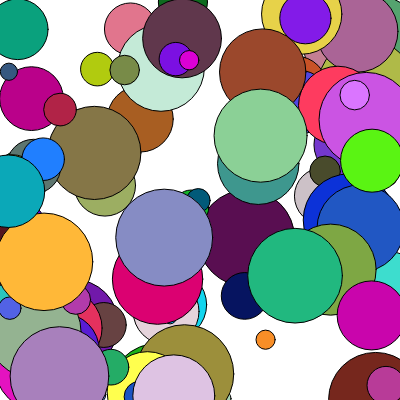
Frame 1 (no input)
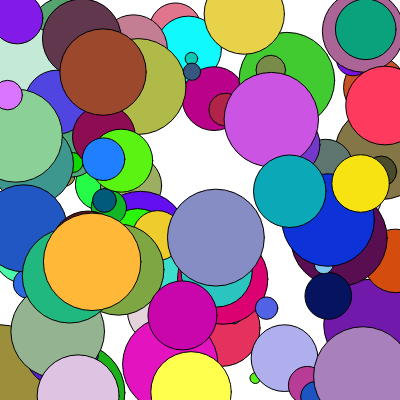
Frame 60 (no input)
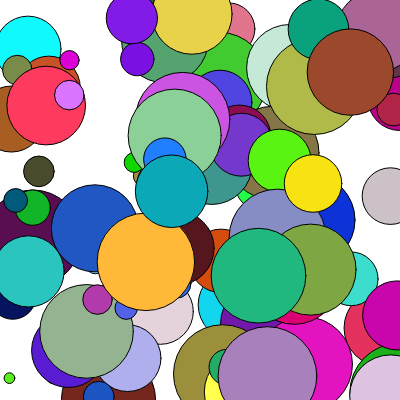
Frame 120 (the mouse pressed at the canvas centre since frame 60)

The p5.js sketch that drew these frames (run headless with seeded random() and noise() and a simulated clock; from frame 60 on, the mouse is pressed at the canvas centre):

// p5.js sketch
// ── sketch.js
var bubbleX = 0;
var bubbleY = 200;
var bubbleSize = 200;

var bubble0;
var bubble1;

var bubbles = [];



function setup() {
	createCanvas(400,400);
	bubble0 = new bubble(100,100,100);
	bubble1 = new bubble(200,200,100);
	
	for(var i = 0; i < 100; i++){
		bubbles.push(new bubble(random(width), random(height), random(10,100), random(1,10)));
	}
	console.log(bubbles.length);
	
}



function draw() {
	background(255);
	
//	bubble0.display();
//	bubble0.move();
//	var checkBubble = bubble0.checkPos();
//	if(checkBubble == true){
//		bubble0.x = 0; 
//	}
//	
//	bubble1.display();
//	bubble1.move();
//	var checkBubble1 = bubble1.checkPos();
//	if(checkBubble1 == true){
//		bubble1.x = 0; 
//	}
//	
//	bubbles[0].display();
//	bubbles[0].move();
	
	for(var i = 0; i < bubbles.length; i++){
		bubbles[i].display();
		bubbles[i].move();
			var checkBubble = bubbles[i].checkPos();
			if(checkBubble == true){
				bubbles[i].x = 0;
		}
	}
//	
//	display();
//	move();
//	console.log(checkPos());
//	var checking = checkPos(); //has two values true or false
//	
//	if(checking == true){
//		bubbleX = 0; 
//	}
//	
//	if(mouseIsPressed){
//		moveFaster(10);
//	}
//
	
	
}

//function display(){
//	ellipse(bubbleX,bubbleY,bubbleSize,bubbleSize);
//}
//
//function move(){
//	bubbleX++;
//}
//
//function moveFaster(howFast){
//	bubbleX = bubbleX + howFast;
//}
//
//
//function checkPos(){
//	if(bubbleX > width){
//		return true;
//	}else{
//		return false;
//	}
//}



//bubble object
function bubble(tempX, tempY, tempDiameter, tempSpeed){
	
	this.x = tempX;
	this.y = tempY;
	this.diameter = tempDiameter;
	this.speed = tempSpeed;
	
	this.r = random(255);
	this.g = random(255);
	this.b = random(255);
	
	this.display = function(){
		fill(this.r,this.g,this.b);
		ellipse(this.x,this.y,this.diameter,this.diameter);
	}
	
	this.move = function(){
		this.x = this.x + this.speed;
	}
	
	this.checkPos = function(){
		if(this.x > width){
			return true;
		}else{
			return false;
		}
	}
}
